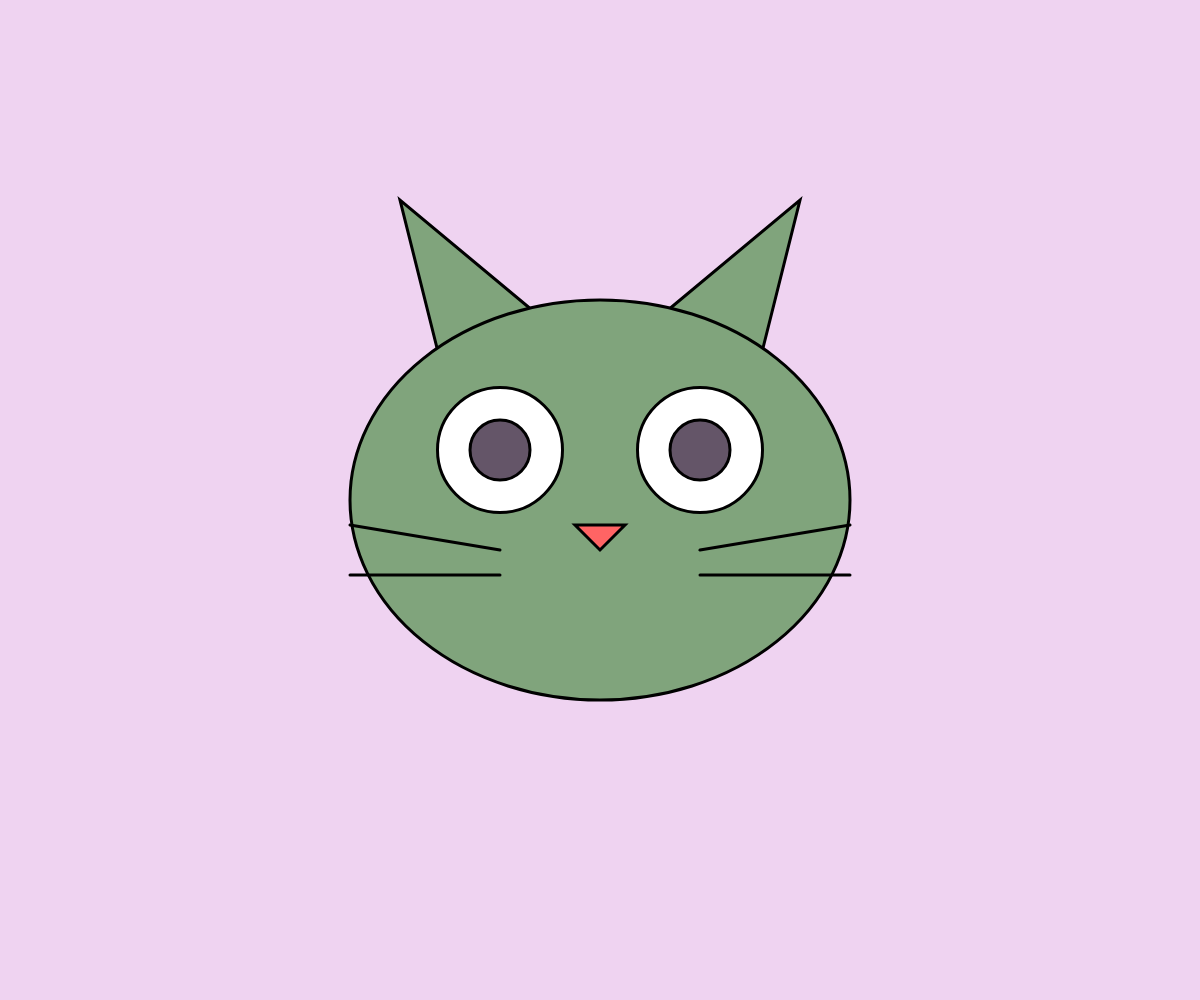
Frame 1 (no input)
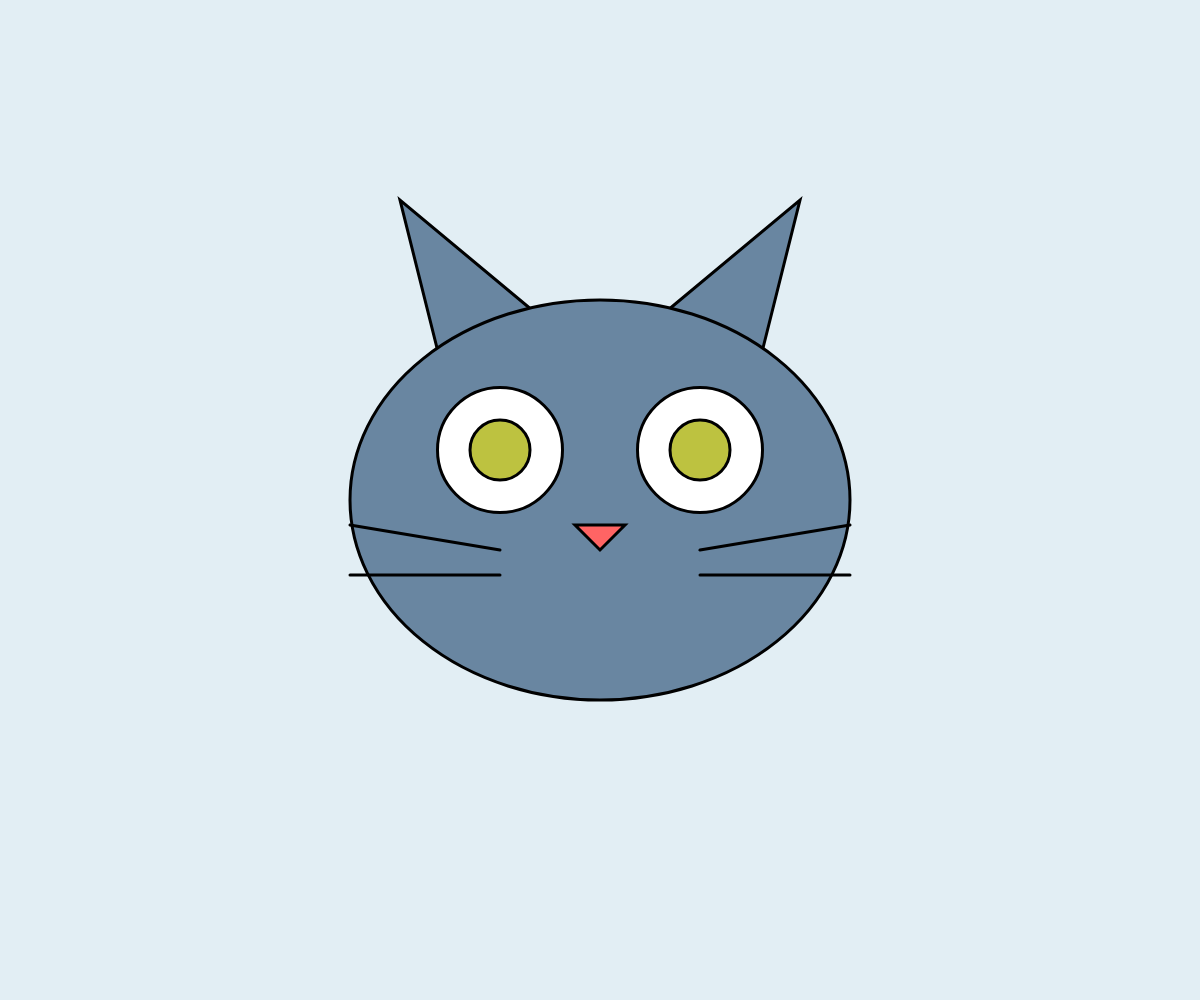
Frame 2 (the mouse pressed at the canvas centre, redrawn once)

The p5.js sketch that drew these frames (run headless with seeded random() and noise() and a simulated clock; the mouse was pressed at the canvas centre and the sketch redrawn once):

// p5.js sketch
// ── sketch.js
function setup() {
  // Cria o canvas usando o tamanho total da janela disponível
  createCanvas(windowWidth, windowHeight);
  // noLoop faz com que a imagem seja gerada apenas uma vez por execução/redimensionamento
  noLoop();
}

function draw() {
  // Cor de fundo aleatória e suave
  background(random(200, 255), random(200, 255), random(200, 255));

  // Calcula o centro da tela
  let cx = width / 2;
  let cy = height / 2;
  
  // O tamanho do gato é relativo à menor dimensão da tela, mantendo a razão de aspecto
  let size = min(width, height) * 0.5;

  // Cor aleatória para o gatinho a cada geração
  let catColorR = random(100, 180);
  let catColorG = random(100, 180);
  let catColorB = random(100, 180);

  push();
  translate(cx, cy);

  // Orelhas (triângulos)
  fill(catColorR, catColorG, catColorB);
  stroke(0);
  strokeWeight(3);
  triangle(-size*0.3, -size*0.2, -size*0.4, -size*0.6, -size*0.1, -size*0.35); // Esquerda
  triangle(size*0.3, -size*0.2, size*0.4, -size*0.6, size*0.1, -size*0.35);  // Direita

  // Cabeça (elipse)
  fill(catColorR, catColorG, catColorB);
  ellipse(0, 0, size, size * 0.8);

  // Olhos (elipses)
  fill(255);
  ellipse(-size*0.2, -size*0.1, size*0.25, size*0.25);
  ellipse(size*0.2, -size*0.1, size*0.25, size*0.25);

  // Pupilas com cores aleatórias (elipses)
  fill(random(50, 255), random(50, 255), random(50, 255));
  ellipse(-size*0.2, -size*0.1, size*0.12, size*0.12);
  ellipse(size*0.2, -size*0.1, size*0.12, size*0.12);

  // Focinho (triângulo)
  fill(255, 100, 100);
  triangle(-size*0.05, size*0.05, size*0.05, size*0.05, 0, size*0.1);

  // Bigodes (linhas)
  line(-size*0.2, size*0.1, -size*0.5, size*0.05);
  line(-size*0.2, size*0.15, -size*0.5, size*0.15);
  line(size*0.2, size*0.1, size*0.5, size*0.05);
  line(size*0.2, size*0.15, size*0.5, size*0.15);

  pop();
}

// Quando a janela for redimensionada, ajusta o canvas e desenha um novo gatinho
function windowResized() {
  resizeCanvas(windowWidth, windowHeight);
  redraw();
}
